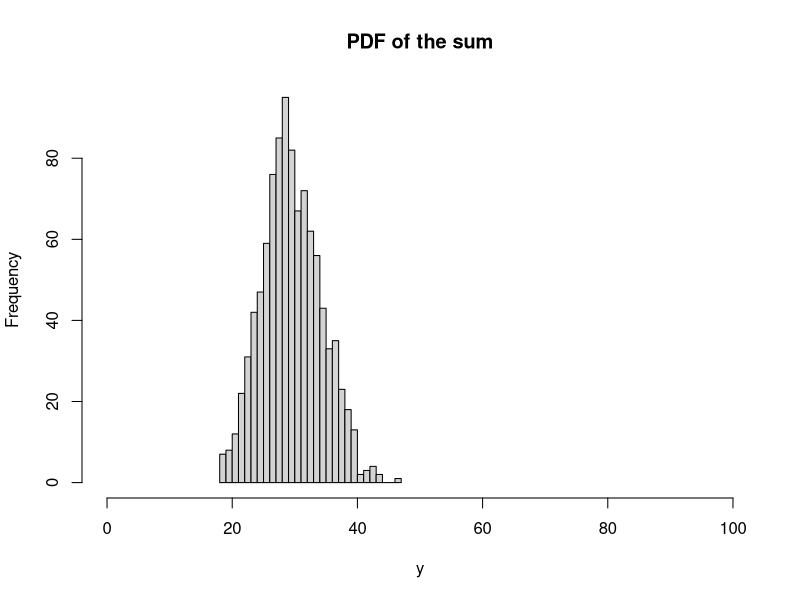
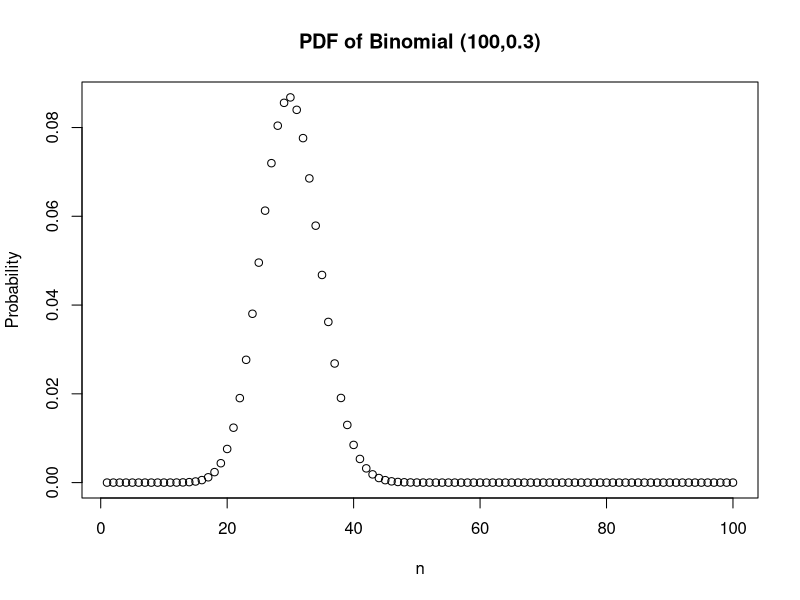
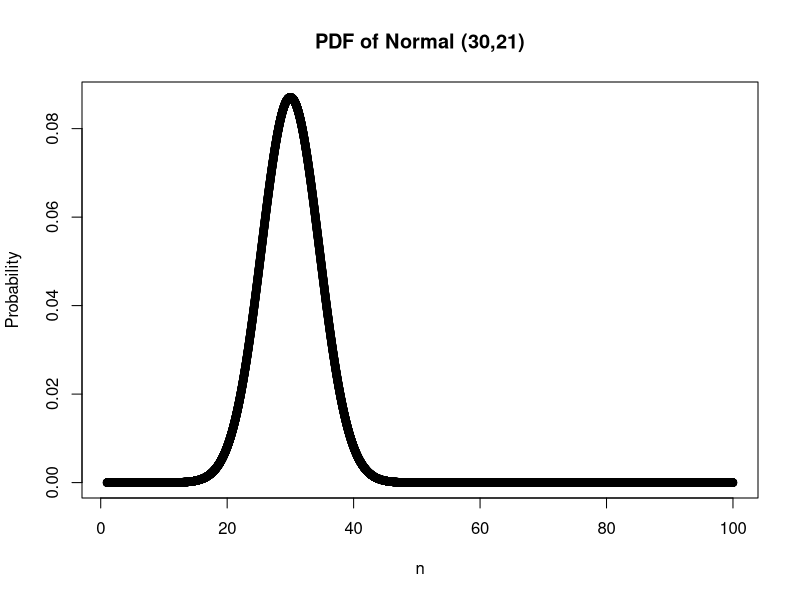
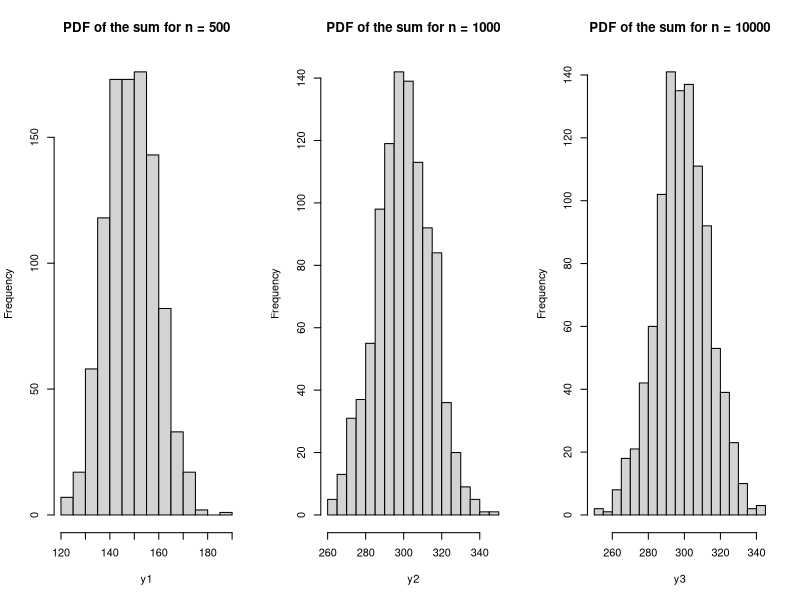
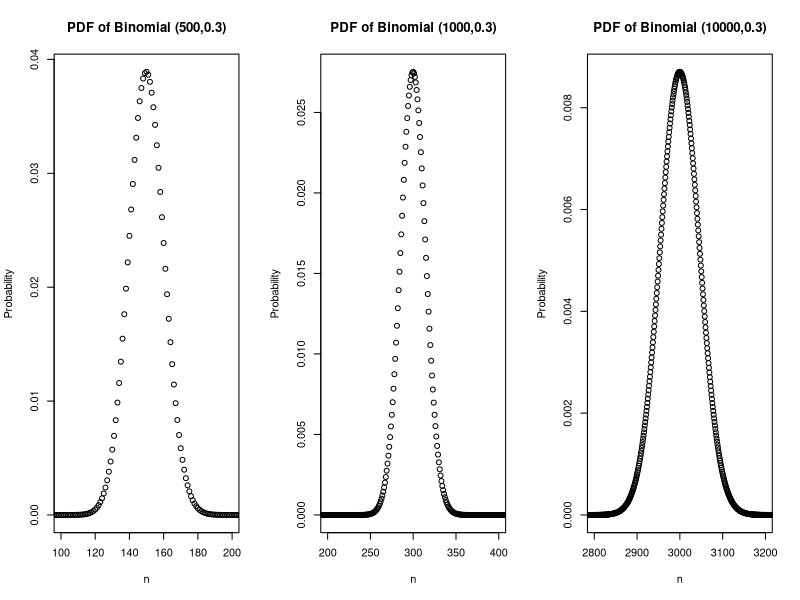
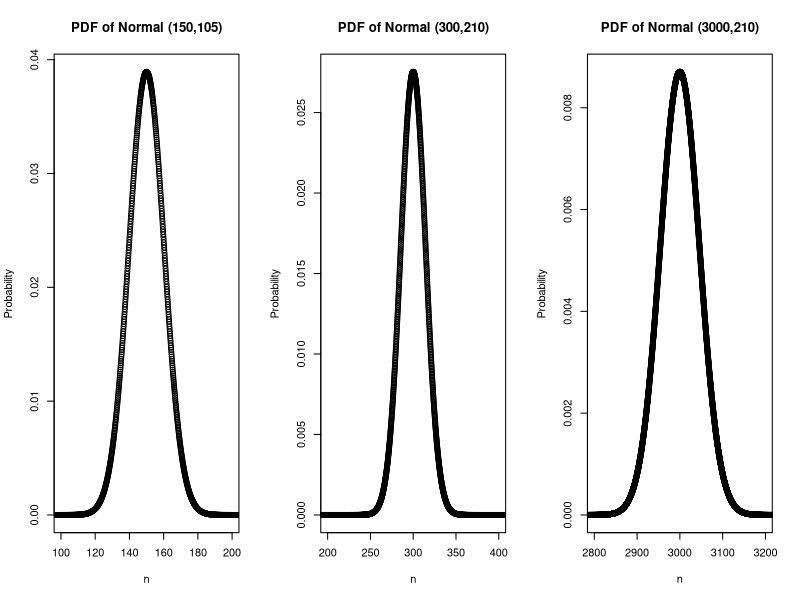
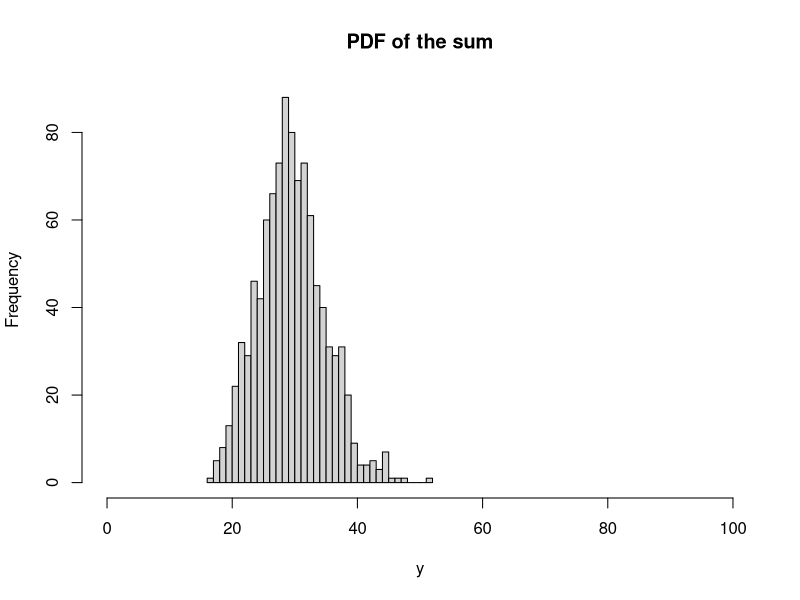
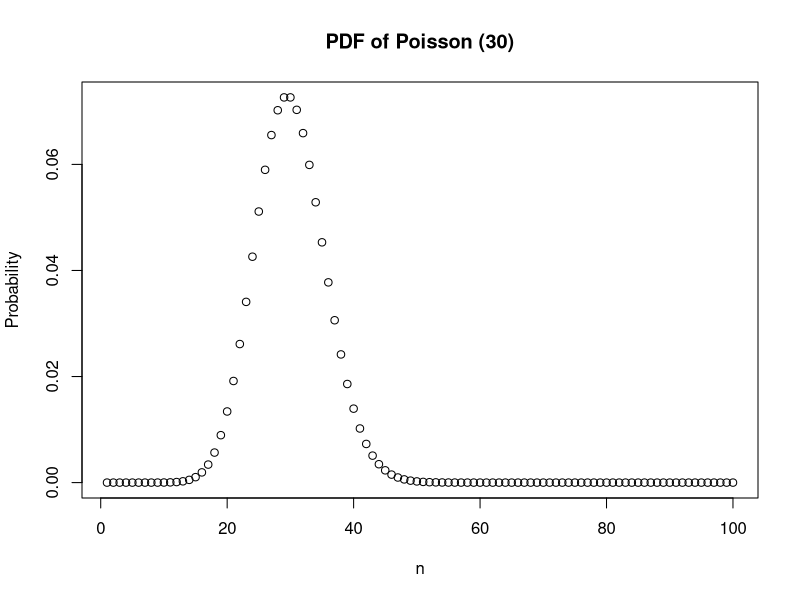

Here is the R script that generated these plots, in order: (Note: this script raises an error after producing the figures.)
###############
#####  1  #####
###############

# generate 100 i.i.d Bernoulli RVs with p=0.3
n = 100
p = 0.3
y = rbinom(n,1,p)

# generate 1000 samples of the sum of Bernoulli(0.3) RVs
y = rep(NA,1000)
for (i in 1:1000){
  y[i]=sum(rbinom(n,1,p))
} 

# PDF of the sum
hist(y, breaks=range(y)[2]-range(y)[1],xlim=c(0,n),main='PDF of the sum')

# PDF of the theoretical distribution of the sum
plot(1:n,dbinom(1:n,n,p),xlab='n',ylab='Probability', main = 'PDF of Binomial (100,0.3)')

# PDF of approximate Gaussian RV
x=seq(1,n,0.01)
plot(x,dnorm(x,n*p,sqrt(n*p*(1-p))),xlab='n',ylab='Probability', main = 'PDF of Normal (30,21)')

# generate sums of Bernoulli(0.3) RVs for n=500, 1000 and 10000
n = c(500,1000,10000)
y1 = rep(NA,1000)
for (i in 1:1000){y1[i]=sum(rbinom(n[1],1,p))}
y2 = rep(NA,1000)
for (i in 1:1000){y2[i]=sum(rbinom(n[2],1,p))}
y3 = rep(NA,1000)
for (i in 1:1000){y3[i]=sum(rbinom(n[2],1,p))}

# PDF of the sums
par(mfrow=c(1,3))
hist(y1, nclass=20,main='PDF of the sum for n = 500')
hist(y2, nclass=20,main='PDF of the sum for n = 1000')
hist(y3, nclass=20,main='PDF of the sum for n = 10000')

# PDF of the theoretical distributions of the sums
plot(1:n[1],dbinom(1:n[1],n[1],p),xlim=c(100,200),xlab='n',ylab='Probability', 
     main = 'PDF of Binomial (500,0.3)')
plot(1:n[2],dbinom(1:n[2],n[2],p),xlim=c(200,400),xlab='n',ylab='Probability', 
     main = 'PDF of Binomial (1000,0.3)')
plot(1:n[3],dbinom(1:n[3],n[3],p),xlim=c(2800,3200),xlab='n',ylab='Probability', 
     main = 'PDF of Binomial (10000,0.3)')

# PDF of the Gaussian approximation
x1=seq(1,n[1],0.1)
plot(x1,dnorm(x1,n[1]*p,sqrt(n[1]*p*(1-p))),xlim=c(100,200),
     xlab='n',ylab='Probability', main = 'PDF of Normal (150,105)')
x2=seq(1,n[2],0.1)
plot(x2,dnorm(x2,n[2]*p,sqrt(n[2]*p*(1-p))),xlim=c(200,400),
     xlab='n',ylab='Probability', main = 'PDF of Normal (300,210)')
x3=seq(1,n[3],0.1)
plot(x3,dnorm(x3,n[3]*p,sqrt(n[3]*p*(1-p))),xlim=c(2800,3200),
     xlab='n',ylab='Probability', main = 'PDF of Normal (3000,210)')



###############
#####  2  #####
###############
par(mfrow=c(1,1))
# Generate n=100 i.i.d Poisson RVs with parameter lambda = 0:3
n = 100
lambda = 0.3
y = rpois(n,lambda)

# Generate 1000 samples of the sum of these n RVs
y = rep(NA,1000)
for (i in 1:1000){
  y[i]=sum(rpois(n,lambda))
} 

# PDF of the sum
hist(y, breaks=range(y)[2]-range(y)[1],xlim=c(0,n),main='PDF of the sum')

# PDF of the theoretical distribution of the sums
plot(1:n,dpois(1:n,n*p),xlab='n',ylab='Probability', main = 'PDF of Poisson (30)')

# PDF of approximate Gaussian RV
x=seq(1,n,0.01)
plot(x,dnorm(x,n*lambda,sqrt(n*lambda)),xlab='n',ylab='Probability', 
     main = 'PDF of Normal (30,30)')

# generate sums of Poisson(0.3) RVs for n=500, 1000 and 10000
n = c(500,1000,10000)
y1 = rep(NA,1000)
for (i in 1:1000){y1[i]=sum(rpois(n[1],lambda))}
y2 = rep(NA,1000)
for (i in 1:1000){y2[i]=sum(rpois(n[2],lambda))}
y3 = rep(NA,1000)
for (i in 1:1000){y3[i]=sum(rpois(n[3],lambda))}

# PDF of the sums
par(mfrow=c(1,3))
hist(y1, nclass=20,main='PDF of the sum for n = 500')
hist(y2, nclass=20,main='PDF of the sum for n = 1000')
hist(y3, nclass=20,main='PDF of the sum for n = 10000')

# PDF of the theoretical distributions of the sums
plot(1:n[1],dpois(1:n[1],n[1]*lambda),xlim=c(100,200),xlab='n',ylab='Probability', 
     main = 'PDF of Poisson (150)')
plot(1:n[2],dpois(1:n[2],n[2]*lambda),xlim=c(200,400),xlab='n',ylab='Probability', 
     main = 'PDF of Poisson (300)')
plot(1:n[3],dpois(1:n[3],n[3]*lambda),xlim=c(2800,3200),xlab='n',ylab='Probability', 
     main = 'PDF of Poisson (3000)')

# PDF of the Gaussian approximation
x1=seq(1,n[1],0.1)
plot(x1,dnorm(x1,n[1]*p,sqrt(n[1]*p)),xlim=c(100,200),
     xlab='n',ylab='Probability', main = 'PDF of Normal (150,150)')
x2=seq(1,n[2],0.1)
plot(x2,dnorm(x2,n[2]*p,sqrt(n[2]*p)),xlim=c(200,400),
     xlab='n',ylab='Probability', main = 'PDF of Normal (300,300)')
x3=seq(1,n[3],0.1)
plot(x3,dnorm(x3,n[3]*p,sqrt(n[3]*p)),xlim=c(2800,3200),
     xlab='n',ylab='Probability', main = 'PDF of Normal (3000,3000)')



###############
#####  3  #####
###############
n=10000
for (i in 1:1000){
  X[i]<-mean(runif(n,0,1))
}
Y = (X-0.5)/sqrt(1/12/n) 
Z = sqrt(3)*Y+2 
# ecdf(Z) is the CDF of a Gaussian RV with mean 2 and variance 3

par(mfrow=c(2,2))
hist(Z, main = 'PDF of Z')
plot(ecdf(Z), main = 'CDF of Z')

# compared with N(2,3) distribution generated by R
N = rnorm(1000,2,sqrt(3)) 
hist(N, main = 'PDF of Normal(2,3)')
plot(ecdf(N), main = 'CDF of Normal(2,3)')



###############
#####  4  #####
###############
n = seq(100,50000,100)
m = length(n)
mean1 = rep(NA,m)
mean2 = rep(NA,m)
diff1 = rep(NA,m)
diff2 = rep(NA,m)
for (i in 1:m){
  mean1[i]=mean(rbinom(n[i],6,0.3)) # sample mean
  diff1[i] = mean1[i]-6*0.3
}
for (i in 1:m){
  mean2[i]=mean(rbinom(n[i],1,0.4)) # sample mean
  diff2[i] = mean2[i]-0.4
}

plot(mean1~n, ylab = 'sample mean', main = 'Binomial(6,0.3) RVs')
abline(h=1.8,col='red')
plot(diff1~n, ylab = 'Difference', main = 'Binomial (6,0.3) RVs')
abline(h=0,col='red')
plot(mean2~n, ylab = 'sample mean', main = 'Bernoulli(0.4) RVs')
abline(h=0.4,col='red')
plot(diff2~n,ylab = 'Difference', main = 'Bernoulli(0.4) RVs')
abline(h=0,col='red')


###############
#####  5  #####
###############
n = seq(100,50000,100)
m = length(n)
SampleMean = rep(NA,m)
for (i in 1:m){
  X = rnorm(n[i],0,1)
  X2 = X^2
  SampleMean[i]=mean(X2)
}

par(mfrow=c(1,2))
hist(SampleMean)
plot(SampleMean~n)
abline(h=1, col='red')
